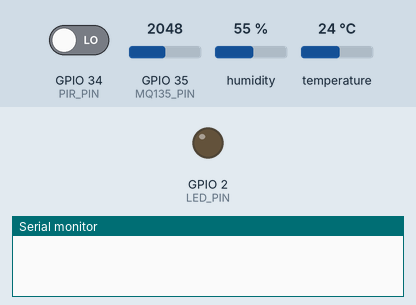
Simulated run of this sketch. Board: ESP32. Shown: output pins drawn as LEDs (lit = HIGH), the last lines printed to the serial monitor. Inputs (shaded band) come from the test bench; at power-on: GPIO 34 (PIR_PIN) LOW, GPIO 35 (MQ135_PIN) = 2048, humidity 55 %, temperature 24 °C. WiFi joins after 1.5 s; servers stay silent unless stated; the local clock reads 2024-03-15 10:24:30 at power-on unless the sketch sets it; random numbers use the default seed unless the sketch sets one; no MQTT or app messages arrive unless stated.

Above: at 0.0 s.
At 63.6 s:
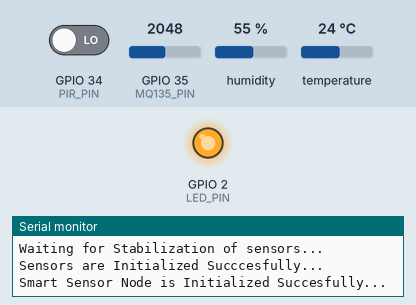
Timing chart, 0 to 65.1 s (numbered marks = the images above):
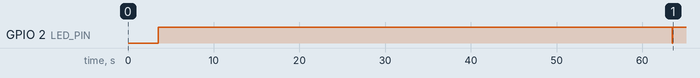

The sketch:

Main_v3_ino.ino
```cpp
#include <time.h>
#include <WiFi.h>
#include <PubSubClient.h>
#include <ArduinoJson.h>
#include <DHT.h>

// Analog and Digital Pin Config
#define LED_PIN 2
#define DHT_PIN 33
#define PIR_PIN 34
#define MQ135_PIN 35

// DHTTYPE Config
#define DHTTYPE DHT11

// MQ-135 Config
#define RL 1000.0        // 1k load resistor
#define R0 4700         // Clean Air Resistance
#define ADC_MAX 4095.0
#define RATIO_CLEAN  1.25
#define RATIO_DIRTY  0.4

// --- WI-FI CONFIG ---
const char* SSID = "Fixie";
const char* PASSWORD = "1234567890";

// --- MQTT Server Config ---
const char* MQTT_SERVER = "159.146.28.222";
const int MQTT_PORT = 23253;
const char* TOPIC = "sensors/data";

// --- Time Config ---
const char* NTP_SERVER_1 = "pool.ntp.org";
const char* NTP_SERVER_2 = "time.nist.gov";

const long GMT_OFFSET_SEC = 3 * 3600;
const int DAYLIGHT_OFFSET_SEC = 0;

// Global Variables
WiFiClient espClient;
PubSubClient client(espClient);
DHT dht(DHT_PIN, DHTTYPE);
int lastSecond;

// Proptypes
void pirRead(int *pres);
void mq135Read(float *aqi);
void dhtRead(float *temp, float *hum);

void setup_wifi();
void reconnect();
String getIsoTimestamp();
bool waitForTimeSync(uint32_t timeoutMs);

void publishPayload(float aqi, float temp, float hum, int pres);

void setup() {
  Serial.begin(115200);
  analogSetAttenuation(ADC_11db);

  pinMode(PIR_PIN, INPUT);
  pinMode(MQ135_PIN, INPUT);
  pinMode(LED_PIN, OUTPUT);
  delay(2000);
  Serial.println("Input Pins are Set Up...");


  setup_wifi();
  Serial.println("Wi-Fi Connection Succesfull...");

  configTime(GMT_OFFSET_SEC, DAYLIGHT_OFFSET_SEC, NTP_SERVER_1, NTP_SERVER_2);
  Serial.println("Waiting for NTP sync...");
  if (waitForTimeSync(15000)) {
    Serial.println("NTP time synced.");
    lastSecond = -1;
  } else {
    Serial.println("NTP sync timed out - timestamps may be invalid until sync occurs.");
  }

  client.setServer(MQTT_SERVER, MQTT_PORT);

  digitalWrite(LED_PIN, HIGH);
  Serial.println("MQTT Server Connecion Succesfull...");
  Serial.println("Waiting for Stabilization of sensors...");
  delay(60000);

  dht.begin();
  Serial.println("Sensors are Initialized Succcesfully...");
  Serial.println("Smart Sensor Node is Initialized Succesfully...");
}

void loop() {
  // Maintain Wi-Fi and MQTT connection
  if (!client.connected()) {
    reconnect();
  }
  client.loop(); // Keep MQTT Alive

  struct tm timeinfo;
  if (!getLocalTime(&timeinfo, 1000)) {
    delay(200);
    return;
  }

  // Run once every 5 seconds
  if (timeinfo.tm_sec % 5 != 0 || timeinfo.tm_sec == lastSecond) {
    delay(100);
    return;
  }
  lastSecond = timeinfo.tm_sec;

  // Give Wi-Fi a Bit Time to Stablize
  delay(50);

  // Collect Sensor Readings
  int pres = -1;
  float aqi = -1;
  float temp = -1;
  float hum = -1;

  pirRead(&pres);
  mq135Read(&aqi);
  dhtRead(&temp, &hum);

  // Publish JSON Payload (ArduinoJson)
  publishPayload(aqi, temp, hum, pres);
}


void pirRead(int *pres){
  int val = digitalRead(PIR_PIN);
  if (val == LOW){
    *pres = 0;
  }
  else{
    *pres = 1;
  }
}

void mq135Read(float *aq) {
  const int samples = 30;
  uint32_t sum = 0;

  for (int i = 0; i < samples; i++) {
    sum += analogRead(MQ135_PIN);
    delay(5);
  }

  float adc = sum / (float)samples;

  // Safety check
  if (adc <= 0) {
    *aq = -1;
    return;
  }

  // Sensor resistance
  float rs = RL * (ADC_MAX / adc - 1.0);
  float ratio = rs / R0;

  // PRINT THESE TO SERIAL MONITOR
  Serial.print("Current RS: "); Serial.print(rs);
  Serial.print(" | Ratio: "); Serial.println(ratio);

  // Normalize...

  // Normalize Rs/R0 → 0–100
  float index = ((RATIO_CLEAN - ratio) / (RATIO_CLEAN - RATIO_DIRTY)) * 100.0;

  // Clamp hard
  if (index < 0) index = 0;
  if (index > 100) index = 100;

  *aq = index;
}

void dhtRead(float *temp, float *hum){
  // Read temperature as Celsius (the default)
  float t = dht.readTemperature();
  float h = dht.readHumidity();


  // Check if any reads failed and exit early.
  if (isnan(t) || isnan(h)) {
    *temp = -1;
    *hum = -1;
    return;
  }

  *temp = t;
  *hum = h;
}

void setup_wifi() {
  delay(10);
  WiFi.begin(SSID, PASSWORD);
  while (WiFi.status() != WL_CONNECTED) {
    delay(500);
  }
}

void reconnect() {
  while (!client.connected()) {
    digitalWrite(LED_PIN, LOW);
    String clientId = "ESP32-" + String((uint32_t)esp_random(), HEX);
    if (client.connect(clientId.c_str())) {
      digitalWrite(LED_PIN, HIGH);
    } else {
      delay(2000);
    }
  }
}


void publishPayload(float aqi, float temp, float hum, int pres) {
  StaticJsonDocument<256> doc;

  doc["timestamp"] = getIsoTimestamp();
  doc["aqi"]  = aqi;
  doc["temp"] = temp;
  doc["hum"]  = hum;
  doc["presence"] = pres;

  char payload[256];
  size_t n = serializeJson(doc, payload, sizeof(payload));
  client.publish(TOPIC, payload, n);
}

// Wait until SNTP sets a sane time (year >= 2020) or timeout (ms)
bool waitForTimeSync(uint32_t timeoutMs) {
  unsigned long start = millis();
  struct tm timeinfo;
  while (millis() - start < timeoutMs) {
    // getLocalTime is provided by ESP32 Arduino core and waits up to the passed timeout (ms)
    if (getLocalTime(&timeinfo, 1000)) {
      if (timeinfo.tm_year + 1900 >= 2020) return true;
    }
    delay(200);
  }
  return false;
}

// Return ISO-8601 timestamp ("" if not available)
String getIsoTimestamp() {
  struct tm timeinfo;
  if (!getLocalTime(&timeinfo, 1000)) {
    return String(""); // no valid time yet
  }
  char buf[25];
  strftime(buf, sizeof(buf), "%Y-%m-%d %H:%M:%S", &timeinfo);
  return String(buf);
}
```

Measured:
- by itself, GPIO 2 (LED_PIN): HIGH → LOW at 63.5 s, → HIGH 0.05 s later
